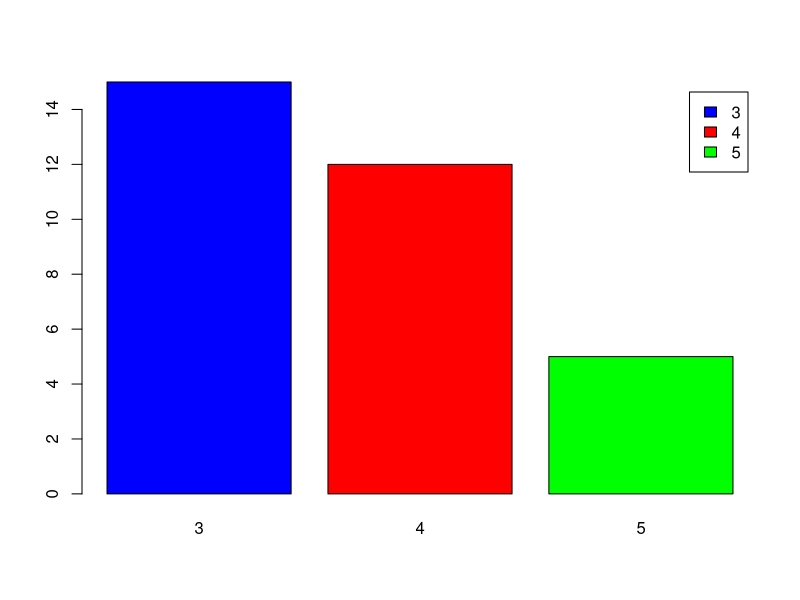
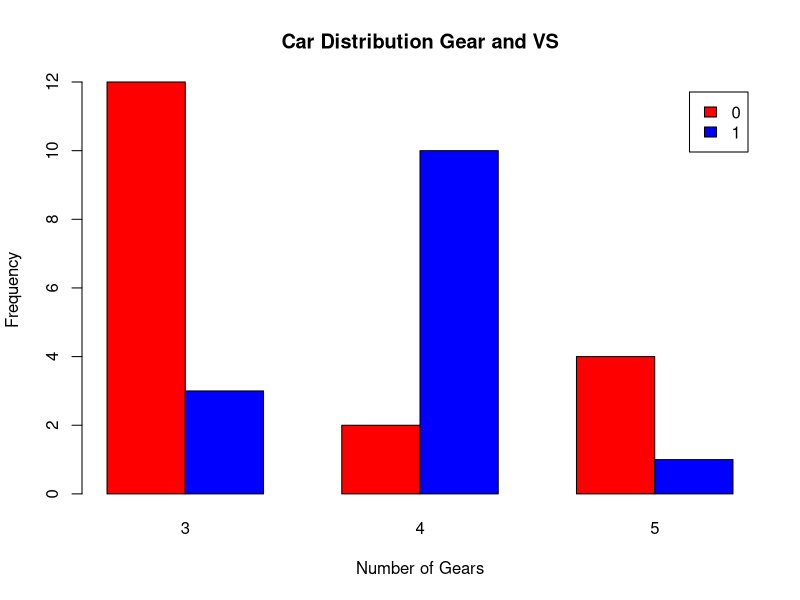
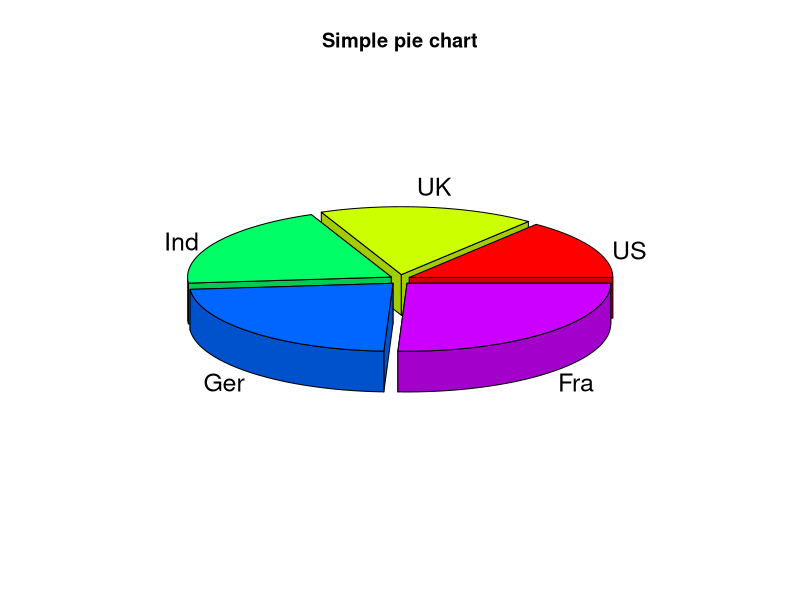
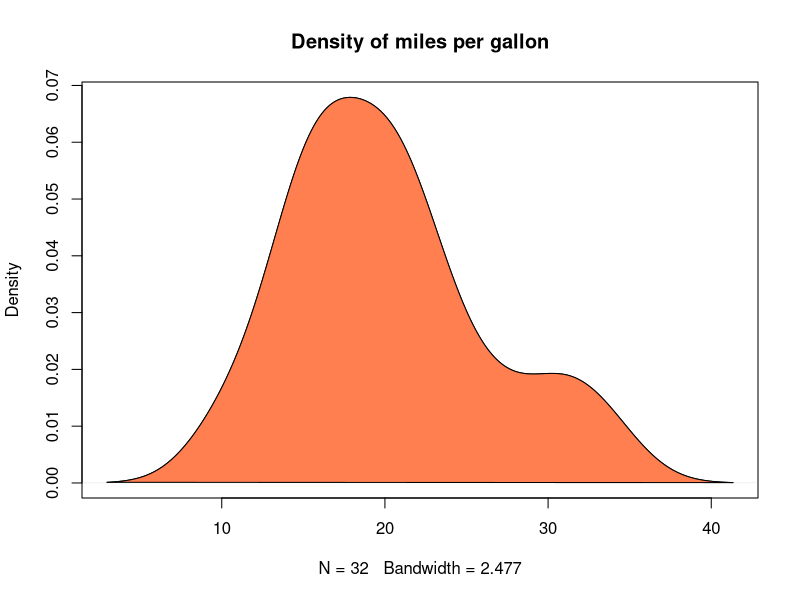
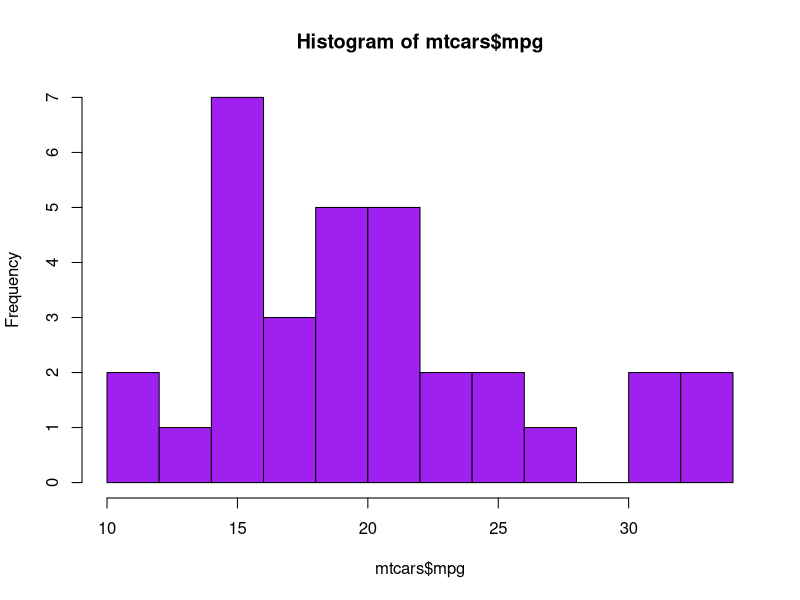
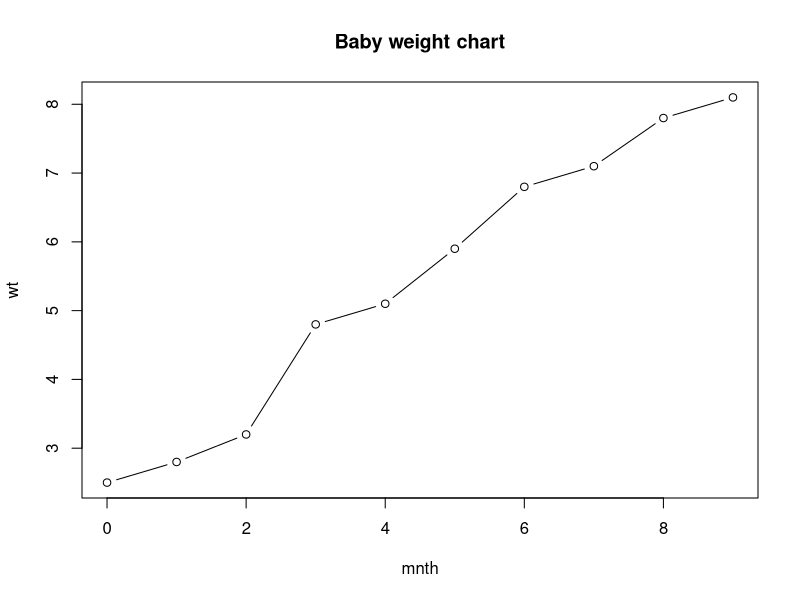

Reproduce these figures in R, in order.
#BAR CHART
counts = table(mtcars$gear)
barplot(counts, col=c("blue","red","green"), legend=rownames(counts))
#Car Distribution Gear and VS
count <- table(mtcars $vs, mtcars $gear)
head(count)
barplot(count, main="Car Distribution Gear and VS", xlab="Number of Gears",
 ylab="Frequency", legend = rownames(count), col=c("red", "blue"), beside=TRUE)
#PIE CHART
library(plotrix)
slices = c(10,12,14,16,18)
label = c("US","UK","Ind","Ger","Fra")
pie3D(slices,labels=label,main="Simple pie chart",explode=0.05)
#DENSITY CHART
density_data = density(mtcars$mpg)
plot(density_data,main="Density of miles per gallon")
polygon(density_data, col="Coral", border="black")
#HISTOGRAM
hist(mtcars$mpg, breaks=15, col="purple")
#LINE CHART
wt = c(2.5,2.8,3.2,4.8,5.1,5.9,6.8,7.1,7.8,8.1)
mnth = c(0:9)
plot(mnth, wt, type="b", main="Baby weight chart")



